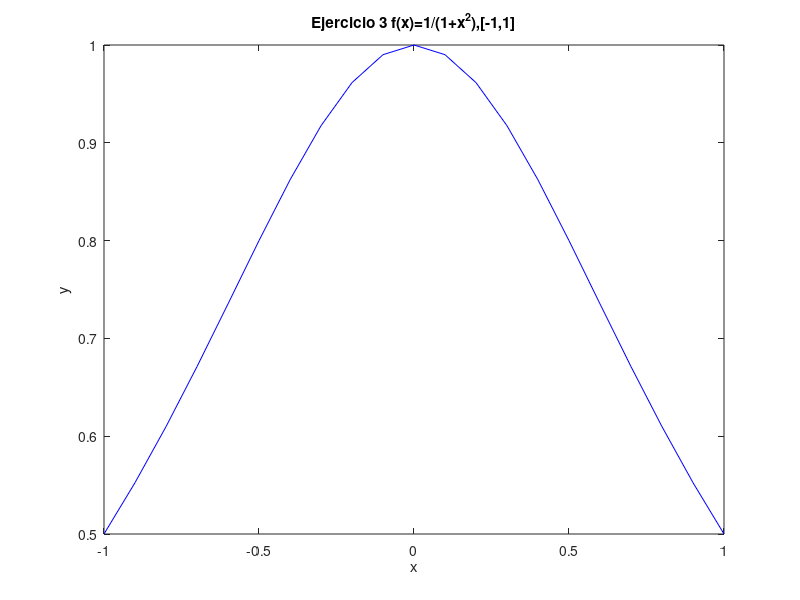

Source code (MATLAB):
% Octave Script
% Title			:1.5 Teorema de Existencia
% Description		:Script para graficar el ejercicio 4 de la actividad 1.5
% Author		:Luis Gerardo Cardozo Carranza (Gerard_CRS) luiscardozo161002@gmail.com
% Date			:20210504
% sion		        :1
% Usage			:octave> /path/Teorema_de_Existencia_Actividad_1.5_Luis Gerardo Cardozo Carranza_3202
% Notes			:Requiere aplicacion octave usar en consola preferentemente.

%Actividad_Ejercicio 4 f(x)=1/(1+x^2),[-1,1]
% Si se graficá su comportamiento es exponencial
%Limpiar variables.
clear
%Dominio de la funcion.
x=-1:0.1:1;
%Valor de la funcion.
y=1./(1+x.^2);
%Genera la grafica 
plot(x,y,'b');
%Asigna un nombre a la grafica 
title("Ejercicio 3 f(x)=1/(1+x^2),[-1,1]");
%Etiqueta para x
xlabel("x");
%Etiqueta para y
ylabel("y");
